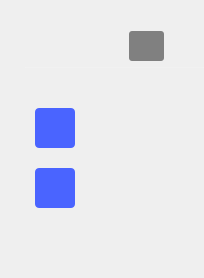
       <widget class="adiscope::DetachDragZone" name="homeWidget" native="true">
        <property name="sizePolicy">
         <sizepolicy hsizetype="Preferred" vsizetype="MinimumExpanding">
          <horstretch>0</horstretch>
          <verstretch>0</verstretch>
         </sizepolicy>
        </property>
        <layout class="QVBoxLayout" name="verticalLayout_3">
         <property name="spacing">
          <number>0</number>
         </property>
         <property name="leftMargin">
          <number>0</number>
         </property>
         <property name="rightMargin">
          <number>0</number>
         </property>
         <property name="bottomMargin">
          <number>0</number>
         </property>
         <item>
          <layout class="QVBoxLayout" name="connect_menu">
           <property name="leftMargin">
            <number>25</number>
           </property>
           <property name="topMargin">
            <number>0</number>
           </property>
           <property name="bottomMargin">
            <number>0</number>
           </property>
           <item>
            <layout class="QHBoxLayout" name="hLayout_topbar">
             <property name="spacing">
              <number>0</number>
             </property>
             <property name="leftMargin">
              <number>0</number>
             </property>
             <property name="topMargin">
              <number>20</number>
             </property>
             <property name="rightMargin">
              <number>40</number>
             </property>
             <property name="bottomMargin">
              <number>6</number>
             </property>
             <item>
              <spacer name="horizontalSpacer_5">
               <property name="orientation">
                <enum>Qt::Horizontal</enum>
               </property>
               <property name="sizeHint" stdset="0">
                <size>
                 <width>0</width>
                 <height>20</height>
                </size>
               </property>
              </spacer>
             </item>
             <item>
              <widget class="QWidget" name="logo_2" native="true">
               <property name="enabled">
                <bool>false</bool>
               </property>
               <property name="sizePolicy">
                <sizepolicy hsizetype="Minimum" vsizetype="Minimum">
                 <horstretch>0</horstretch>
                 <verstretch>0</verstretch>
                </sizepolicy>
               </property>
               <property name="minimumSize">
                <size>
                 <width>104</width>
                 <height>30</height>
                </size>
               </property>
               <property name="maximumSize">
                <size>
                 <width>104</width>
                 <height>30</height>
                </size>
               </property>
               <property name="styleSheet">
                <string notr="true">background-image: url(:/menu/adi.png);
background-repeat: no-repeat;
background-position: left center;
min-width: 104px;
min-height: 30px;</string>
               </property>
              </widget>
             </item>
             <item>
              <spacer name="horizontalSpacer_7">
               <property name="orientation">
                <enum>Qt::Horizontal</enum>
               </property>
               <property name="sizeHint" stdset="0">
                <size>
                 <width>0</width>
                 <height>20</height>
                </size>
               </property>
              </spacer>
             </item>
             <item>
              <widget class="QPushButton" name="btnConnect">
               <property name="enabled">
                <bool>false</bool>
               </property>
               <property name="maximumSize">
                <size>
                 <width>16777215</width>
                 <height>16777215</height>
                </size>
               </property>
               <property name="font">
                <font>
                 <pointsize>10</pointsize>
                 <weight>75</weight>
                 <italic>false</italic>
                 <bold>true</bold>
                </font>
               </property>
               <property name="styleSheet">
                <string notr="true">QPushButton {
color: white;
background-color: #4a64ff;

height: 30px;
border-width: 0px;
border-radius: 3px;
min-width: 6em;
qproperty-text: &quot;Connect&quot;;
}

QPushButton:hover
{
background-color: #4a34ff;
}

QPushButton:disabled {
background-color: gray;
color:white;
}

QPushButton[connected=true] {
/*background-color: green;*/
qproperty-text: &quot;Disconnect&quot;;
}
QPushButton[failed=true] {
background-color: red;
qproperty-text: &quot;Failed&quot;;
}</string>
               </property>
              </widget>
             </item>
            </layout>
           </item>
           <item>
            <widget class="Line" name="line_separator">
             <property name="minimumSize">
              <size>
               <width>0</width>
               <height>1</height>
              </size>
             </property>
             <property name="maximumSize">
              <size>
               <width>16777215</width>
               <height>1</height>
              </size>
             </property>
             <property name="styleSheet">
              <string notr="true">border: 1px solid rgba(255, 255, 255, 16);</string>
             </property>
             <property name="orientation">
              <enum>Qt::Horizontal</enum>
             </property>
            </widget>
           </item>
           <item>
            <spacer name="verticalSpacer_4">
             <property name="orientation">
              <enum>Qt::Vertical</enum>
             </property>
             <property name="sizeType">
              <enum>QSizePolicy::Fixed</enum>
             </property>
             <property name="sizeHint" stdset="0">
              <size>
               <width>20</width>
               <height>10</height>
              </size>
             </property>
            </spacer>
           </item>
           <item>
            <widget class="QGroupBox" name="groupBox">
             <property name="sizePolicy">
              <sizepolicy hsizetype="Preferred" vsizetype="Maximum">
               <horstretch>0</horstretch>
               <verstretch>0</verstretch>
              </sizepolicy>
             </property>
             <property name="minimumSize">
              <size>
               <width>0</width>
               <height>200</height>
              </size>
             </property>
             <property name="maximumSize">
              <size>
               <width>16777215</width>
               <height>200</height>
              </size>
             </property>
             <property name="styleSheet">
              <string notr="true">background-color: transparent;
border: 0px;</string>
             </property>
             <property name="title">
              <string/>
             </property>
             <layout class="QGridLayout" name="gridLayout">
              <property name="leftMargin">
               <number>0</number>
              </property>
              <property name="topMargin">
               <number>0</number>
              </property>
              <property name="rightMargin">
               <number>0</number>
              </property>
              <property name="bottomMargin">
               <number>0</number>
              </property>
              <property name="spacing">
               <number>0</number>
              </property>
              <item row="0" column="0">
               <layout class="QVBoxLayout" name="verticalLayout_2">
                <property name="spacing">
                 <number>0</number>
                </property>
                <property name="leftMargin">
                 <number>0</number>
                </property>
                <property name="bottomMargin">
                 <number>0</number>
                </property>
                <item>
                 <widget class="QWidget" name="btnsWidget" native="true">
                  <property name="sizePolicy">
                   <sizepolicy hsizetype="Preferred" vsizetype="Fixed">
                    <horstretch>0</horstretch>
                    <verstretch>0</verstretch>
                   </sizepolicy>
                  </property>
                  <property name="minimumSize">
                   <size>
                    <width>0</width>
                    <height>160</height>
                   </size>
                  </property>
                  <property name="maximumSize">
                   <size>
                    <width>16777215</width>
                    <height>160</height>
                   </size>
                  </property>
                  <property name="styleSheet">
                   <string notr="true">[selected=true] {
  	opacity: 0.6;
	border-radius: 4px;
	background-color: #141416;
}

[selected=false] {
	background-color: transparent;
}</string>
                  </property>
                  <property name="selected" stdset="0">
                   <bool>false</bool>
                  </property>
                  <layout class="QVBoxLayout" name="verticalLayout_6">
                   <property name="spacing">
                    <number>0</number>
                   </property>
                   <property name="leftMargin">
                    <number>0</number>
                   </property>
                   <property name="topMargin">
                    <number>0</number>
                   </property>
                   <property name="rightMargin">
                    <number>0</number>
                   </property>
                   <property name="bottomMargin">
                    <number>0</number>
                   </property>
                   <item>
                    <spacer name="verticalSpacer_2">
                     <property name="orientation">
                      <enum>Qt::Vertical</enum>
                     </property>
                     <property name="sizeHint" stdset="0">
                      <size>
                       <width>0</width>
                       <height>0</height>
                      </size>
                     </property>
                    </spacer>
                   </item>
                   <item>
                    <widget class="QWidget" name="homepageWidget" native="true">
                     <property name="sizePolicy">
                      <sizepolicy hsizetype="Preferred" vsizetype="Fixed">
                       <horstretch>0</horstretch>
                       <verstretch>0</verstretch>
                      </sizepolicy>
                     </property>
                     <property name="minimumSize">
                      <size>
                       <width>0</width>
                       <height>60</height>
                      </size>
                     </property>
                     <property name="maximumSize">
                      <size>
                       <width>16777215</width>
                       <height>60</height>
                      </size>
                     </property>
                     <property name="styleSheet">
                      <string notr="true">[selected=true] {
  	opacity: 0.6;
	border-radius: 4px;
	background-color: #141416;
}

[selected=false] {
	background-color: transparent;
}</string>
                     </property>
                     <property name="selected" stdset="0">
                      <bool>false</bool>
                     </property>
                     <layout class="QVBoxLayout" name="verticalLayout_8">
                      <property name="leftMargin">
                       <number>10</number>
                      </property>
                      <property name="topMargin">
                       <number>10</number>
                      </property>
                      <property name="rightMargin">
                       <number>10</number>
                      </property>
                      <property name="bottomMargin">
                       <number>10</number>
                      </property>
                      <item>
                       <widget class="QPushButton" name="btnHomepage">
                        <property name="sizePolicy">
                         <sizepolicy hsizetype="Fixed" vsizetype="Fixed">
                          <horstretch>0</horstretch>
                          <verstretch>0</verstretch>
                         </sizepolicy>
                        </property>
                        <property name="minimumSize">
                         <size>
                          <width>0</width>
                          <height>40</height>
                         </size>
                        </property>
                        <property name="maximumSize">
                         <size>
                          <width>40</width>
                          <height>40</height>
                         </size>
                        </property>
                        <property name="styleSheet">
                         <string notr="true">QPushButton {
height: 40px;
width: 40px;
border-width: 0px;
border-radius: 4px;
background-color: #4A64FF;
}

QPushButton:hover {
background-color: #4a34ff;
}

QPushButton:checked {
background-color: #4a34ff;
}</string>
                        </property>
                        <property name="text">
                         <string/>
                        </property>
                        <property name="icon">
                         <iconset>
                          <normalon>:/icons/house.png</normalon>
                         </iconset>
                        </property>
                        <property name="checkable">
                         <bool>true</bool>
                        </property>
                       </widget>
                      </item>
                     </layout>
                    </widget>
                   </item>
                   <item>
                    <widget class="QWidget" name="addWidget" native="true">
                     <property name="sizePolicy">
                      <sizepolicy hsizetype="Preferred" vsizetype="Fixed">
                       <horstretch>0</horstretch>
                       <verstretch>0</verstretch>
                      </sizepolicy>
                     </property>
                     <property name="minimumSize">
                      <size>
                       <width>0</width>
                       <height>60</height>
                      </size>
                     </property>
                     <property name="maximumSize">
                      <size>
                       <width>16777215</width>
                       <height>60</height>
                      </size>
                     </property>
                     <property name="styleSheet">
                      <string notr="true">[selected=true] {
  	opacity: 0.6;
	border-radius: 4px;
	background-color: #141416;
}

[selected=false] {
	background-color: transparent;
}</string>
                     </property>
                     <property name="selected" stdset="0">
                      <bool>false</bool>
                     </property>
                     <layout class="QVBoxLayout" name="verticalLayout_7">
                      <property name="spacing">
                       <number>0</number>
                      </property>
                      <property name="leftMargin">
                       <number>10</number>
                      </property>
                      <property name="topMargin">
                       <number>10</number>
                      </property>
                      <property name="rightMargin">
                       <number>10</number>
                      </property>
                      <property name="bottomMargin">
                       <number>10</number>
                      </property>
                      <item>
                       <widget class="QPushButton" name="btnAdd">
                        <property name="sizePolicy">
                         <sizepolicy hsizetype="Fixed" vsizetype="Fixed">
                          <horstretch>0</horstretch>
                          <verstretch>0</verstretch>
                         </sizepolicy>
                        </property>
                        <property name="minimumSize">
                         <size>
                          <width>0</width>
                          <height>40</height>
                         </size>
                        </property>
                        <property name="maximumSize">
                         <size>
                          <width>40</width>
                          <height>40</height>
                         </size>
                        </property>
                        <property name="styleSheet">
                         <string notr="true">QPushButton {
height: 40px;
width: 40px;
border-width: 0px;
border-radius: 4px;
background-color: #4A64FF;
}

QPushButton:hover {
background-color: #4a34ff;
}

QPushButton:checked {
background-color: #4a34ff;
}</string>
                        </property>
                        <property name="text">
                         <string/>
                        </property>
                        <property name="icon">
                         <iconset resource="../resources/resources.qrc">
                          <normaloff>:/menu/add.svg</normaloff>:/menu/add.svg</iconset>
                        </property>
                        <property name="iconSize">
                         <size>
                          <width>40</width>
                          <height>40</height>
                         </size>
                        </property>
                        <property name="checkable">
                         <bool>true</bool>
                        </property>
                        <property name="checked">
                         <bool>false</bool>
                        </property>
                        <property name="flat">
                         <bool>false</bool>
                        </property>
                       </widget>
                      </item>
                     </layout>
                    </widget>
                   </item>
                   <item>
                    <spacer name="verticalSpacer_3">
                     <property name="orientation">
                      <enum>Qt::Vertical</enum>
                     </property>
                     <property name="sizeHint" stdset="0">
                      <size>
                       <width>0</width>
                       <height>0</height>
                      </size>
                     </property>
                    </spacer>
                   </item>
                  </layout>
                 </widget>
                </item>
                <item>
                 <spacer name="verticalSpacer_5">
                  <property name="orientation">
                   <enum>Qt::Vertical</enum>
                  </property>
                  <property name="sizeHint" stdset="0">
                   <size>
                    <width>0</width>
                    <height>0</height>
                   </size>
                  </property>
                 </spacer>
                </item>
               </layout>
              </item>
              <item row="0" column="1">
               <widget class="adiscope::OscCustomScrollArea" name="scrollArea_2">
                <property name="sizePolicy">
                 <sizepolicy hsizetype="Expanding" vsizetype="Expanding">
                  <horstretch>0</horstretch>
                  <verstretch>0</verstretch>
                 </sizepolicy>
                </property>
                <property name="minimumSize">
                 <size>
                  <width>0</width>
                  <height>200</height>
                 </size>
                </property>
                <property name="maximumSize">
                 <size>
                  <width>16777215</width>
                  <height>200</height>
                 </size>
                </property>
                <property name="frameShape">
                 <enum>QFrame::NoFrame</enum>
                </property>
                <property name="verticalScrollBarPolicy">
                 <enum>Qt::ScrollBarAlwaysOff</enum>
                </property>
                <property name="widgetResizable">
                 <bool>true</bool>
                </property>
                <widget class="QWidget" name="devicesWidget">
                 <property name="geometry">
                  <rect>
                   <x>0</x>
                   <y>0</y>
                   <width>261</width>
                   <height>200</height>
                  </rect>
                 </property>
                 <property name="minimumSize">
                  <size>
                   <width>0</width>
                   <height>200</height>
                  </size>
                 </property>
                 <property name="maximumSize">
                  <size>
                   <width>16777215</width>
                   <height>200</height>
                  </size>
                 </property>
                 <layout class="QHBoxLayout" name="devicesList">
                  <property name="spacing">
                   <number>0</number>
                  </property>
                  <property name="leftMargin">
                   <number>0</number>
                  </property>
                  <property name="topMargin">
                   <number>0</number>
                  </property>
                  <property name="rightMargin">
                   <number>0</number>
                  </property>
                  <property name="bottomMargin">
                   <number>0</number>
                  </property>
                  <item>
                   <spacer name="horizontalSpacer_16">
                    <property name="orientation">
                     <enum>Qt::Horizontal</enum>
                    </property>
                    <property name="sizeHint" stdset="0">
                     <size>
                      <width>0</width>
                      <height>0</height>
                     </size>
                    </property>
                   </spacer>
                  </item>
                 </layout>
                </widget>
               </widget>
              </item>
              <item row="0" column="2">
               <spacer name="horizontalSpacer_2">
                <property name="orientation">
                 <enum>Qt::Horizontal</enum>
                </property>
                <property name="sizeHint" stdset="0">
                 <size>
                  <width>0</width>
                  <height>0</height>
                 </size>
                </property>
               </spacer>
              </item>
              <item row="0" column="3">
               <spacer name="verticalSpacer">
                <property name="orientation">
                 <enum>Qt::Vertical</enum>
                </property>
                <property name="sizeHint" stdset="0">
                 <size>
                  <width>20</width>
                  <height>100</height>
                 </size>
                </property>
               </spacer>
              </item>
             </layout>
            </widget>
           </item>
          </layout>
         </item>
         <item>
          <widget class="adiscope::StackedHomepage" name="stackedWidget"/>
         </item>
        </layout>
       </widget>
